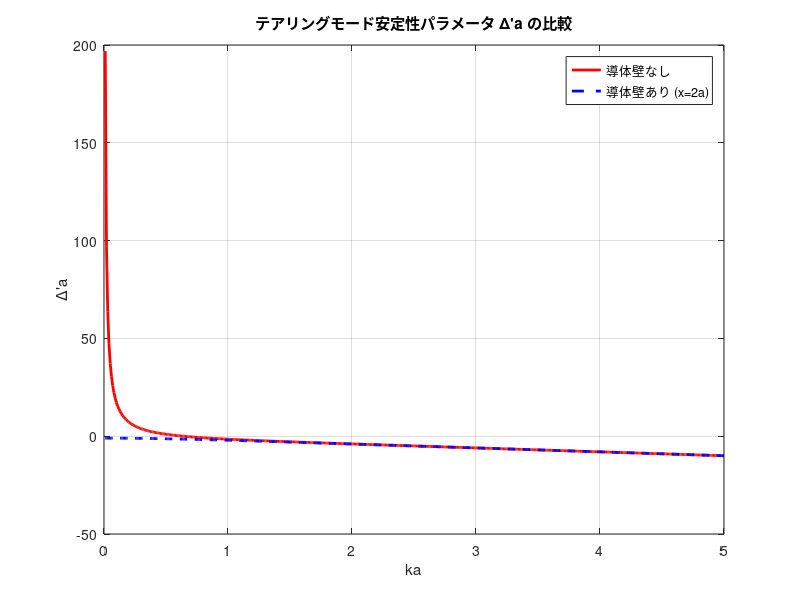

The MATLAB script that drew this image: (Note: this script raises an error after producing the figure.)
% kaの範囲を定義 (0に近い値は発散を避けるため除外)
ka = linspace(0, 5, 500);

% 1. 導体壁がない場合のΔ'a (問題で与えられた式)
% Δ'a = 2ka(exp(-2ka) - 2ka + 1) / (exp(-2ka) + 2ka - 1)
delta_prime_no_wall = (2*ka .* (exp(-2*ka) - 2*ka + 1)) ./ (exp(-2*ka) + 2*ka - 1);

% 2. 導体壁がある場合のΔ'a (導出された式)
% Δ'a = -2ka * coth(2ka)
delta_prime_wall = -2*ka .* coth(2*ka);

% グラフの描画
figure; % 新しい図ウィンドウを作成

% 導体壁なしのデータをプロット (赤実線)
plot(ka, delta_prime_no_wall, 'r-', 'LineWidth', 2);
hold on; % 現在のグラフに重ねて描画する設定

% 導体壁ありのデータをプロット (青破線)
plot(ka, delta_prime_wall, 'b--', 'LineWidth', 2);
hold off; % 重ねて描画する設定を解除

% グラフの装飾
title('テアリングモード安定性パラメータ \Delta''a の比較');
xlabel('ka');
ylabel('\Delta''a');
legend('導体壁なし', '導体壁あり (x=2a)');
grid on; % グリッド線を表示

% 軸の原点を交差させる
ax = gca;
ax.XAxisLocation = 'origin';
ax.YAxisLocation = 'origin';

% y軸の表示範囲を調整
ylim([-10 5]);
